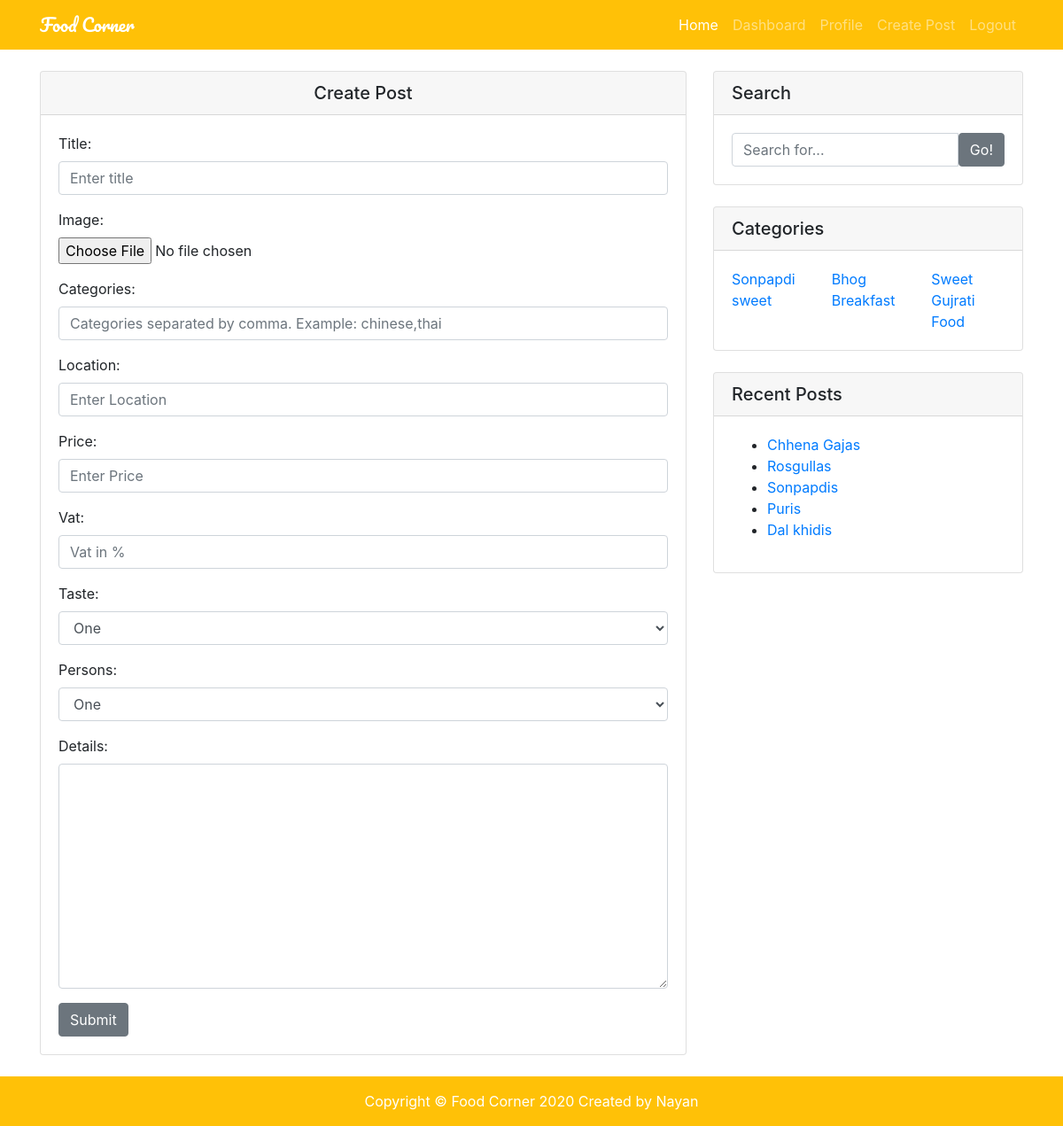
The page /create/ (signed in) on the database its author committed.
### restaurants/models.py (models this page shows, shortened)
class Restaurant(models.Model):
    user = models.ForeignKey(User, on_delete=models.CASCADE)
    title = models.CharField(max_length=120)
    image = models.ImageField(upload_to='restaurants/')
    categories = models.CharField(max_length=120)
    location = models.CharField(max_length=120)
    price = models.IntegerField()
    vat = models.PositiveIntegerField(default=0)
    taste = models.PositiveIntegerField(choices=choices)
    persons = models.PositiveIntegerField(choices=choices)
    details = models.TextField()
    slug = models.SlugField(unique=True, blank=True)
    likes = models.ManyToManyField(User, related_name='post_likes', blank=True)
    views = models.IntegerField(default=0,blank=True)
    created_at = models.DateTimeField(auto_now_add=True)
    updated_at = models.DateTimeField(auto_now=True)
    is_active = models.BooleanField(default=True)

### restaurants/views.py (the view, shortened to what this page needs)
# urls.py: path('create/', RestaurantCreateView.as_view(), name='create'),
class RestaurantCreateView(LoginRequiredMixin, SuccessMessageMixin, CreateView):
    template_name = 'restaurants/restaurant_form.html'
    form_class = RestaurantCreateForm
    success_url = reverse_lazy('my_posts')
    success_message = "Post Created Successfully"

### restaurants/context_processor.py (called while the page is built)
def categories(request):
    cat_list = []
    all_cat = Restaurant.objects.all()
    for cat in all_cat:
        name_list = cat.categories.split(',')
        for item in name_list:
            cat_list.append(item)
    cat_dict = {'categories': set(cat_list)}
    return cat_dict

def user_liked_posts(request):
    if request.user.is_authenticated:
        posts = Restaurant.objects.filter(likes=request.user.id)
        return {'user_liked_posts': posts}
    else:
        return {'user_liked_posts': None}

def recent_posts(request):
    posts = Restaurant.objects.all().order_by('-created_at')[:5]
    return {'recent_posts': posts}

### templates/restaurants/restaurant_form.html (shortened to what this page needs)
{% extends 'base.html' %}
{% block content %}
<div class="row">
    <div class="col-md-8 my-4">
        <div class="card">
            <h5 class="card-header text-center">
                {% if 'update' in request.path %}
                Update Post
                {% else %}
                Create Post
                {% endif %}
            </h5>
            <div class="card-body">
                <form action="" method="post" enctype="multipart/form-data">
                    {{ form.as_p }}
                    <button class="btn btn-secondary" type="submit">Submit</button>
                </form>
            </div>
        </div>
    </div>
    {% endblock content %}

### templates/partials/_widgets.html
<div class="col-md-4">
    <div class="card my-4">
        <h5 class="card-header">Search</h5>
        <div class="card-body">
            <form action="{% url 'home' %}" method="get">
                <div class="input-group">
                    <input type="search" name='q' class="form-control" placeholder="Search for..." value="{{ request.GET.q }}" required>
                    <span class="input-group-btn">
                        <button class="btn btn-secondary" type="submit">Go!</button>
                    </span>
                </div>
            </form>
        </div>
    </div>
    <div class="card my-4">
        <h5 class="card-header">Categories</h5>
        <div class="card-body">
            <div class="row">
                {% for cat in categories %}
                <div class="col-md-4">
                <a href="{% url 'home' %}?q={{ request.GET.q }}&cat={{ cat }}">{{ cat }}</a>
                </div>
                {% endfor %}
            </div>
        </div>
    </div>
    <div class="card my-4">
        <h5 class="card-header">Recent Posts</h5>
        <div class="card-body">
            <ul>
                {% for post in recent_posts %}
                <li><a href="/{{ post.slug }}">{{ post.title }}s</a></li>
                {% endfor %}
            </ul>
        </div>
    </div>
</div>
</div>

### static/restaurants/css/style.css (style rules this page uses)
body { padding-top: 56px; }

### rows shown on the page
Restaurant: categories "Sonpapdi", title "Sonpapdi"
Restaurant: categories "Bhog"
Restaurant: categories "Sweet", title "Rosgulla"
Restaurant: categories "sweet", title "Chhena Gaja"
Restaurant: categories "Breakfast", title "Puri"
Restaurant: categories "Gujrati Food", title "Dal khidi"
